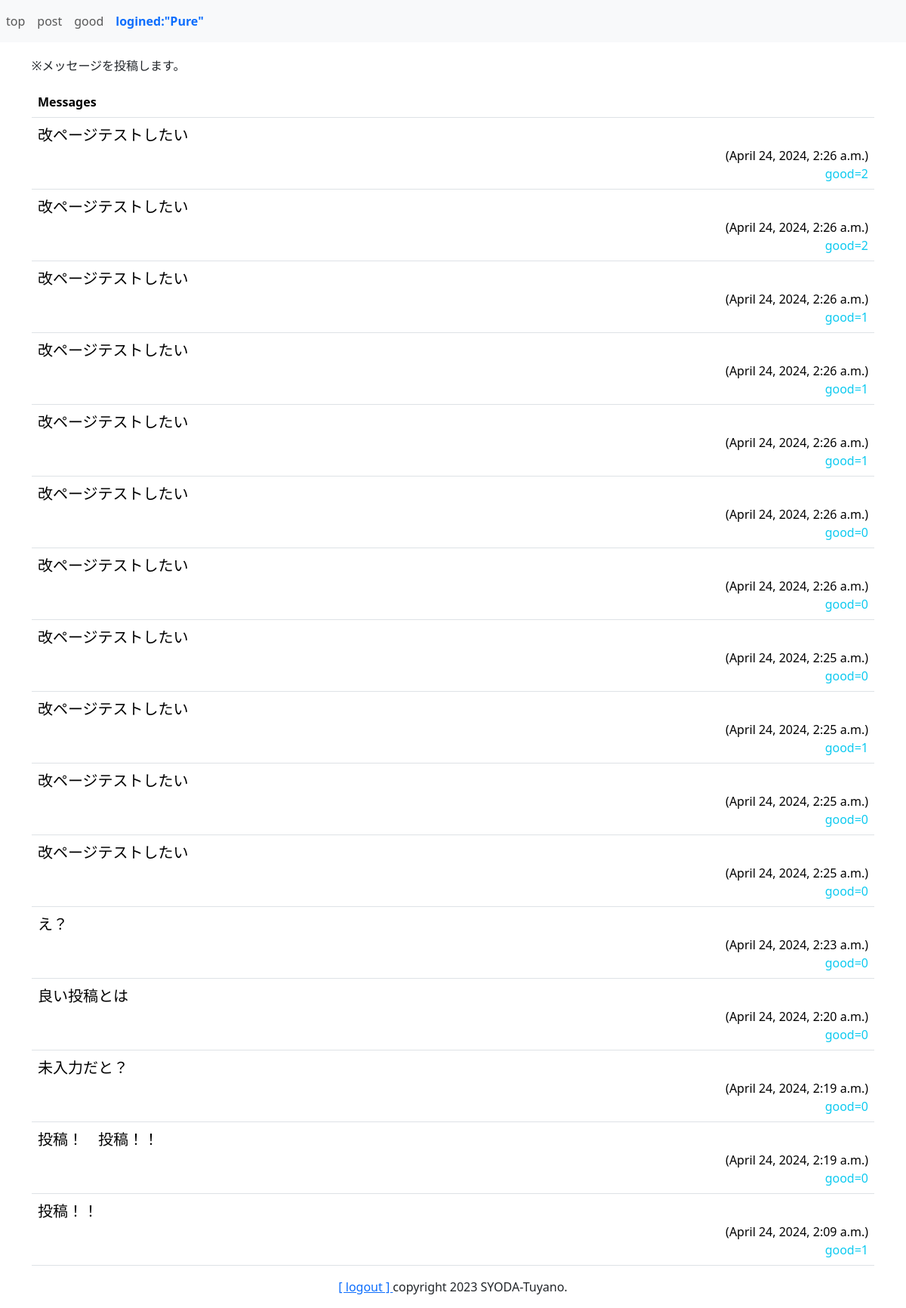
The page /sns/post (signed in) on the database its author committed.
### sns/models.py (models this page shows, shortened)
class Message(models.Model):
    owner = models.ForeignKey(User, on_delete=models.CASCADE, \
        related_name='message_owner' )
    content = models.TextField(max_length=1000)
    good_count = models.IntegerField(default=0)
    pub_date = models.DateTimeField(auto_now_add=True)
    class Meta:
        ordering = ('-pub_date',)

### sns/views.py (the view)
# urls.py: ,path('post',views.post,name='post')
@login_required(login_url='/admin/login/')
def post(request):
    if request.method == 'POST':
        content = request.POST['content']
        msg = Message()
        msg.owner = request.user
        msg.content = content
        msg.save()
        return redirect(to='/sns/')
    else:
        messages = Message.objects.filter(owner=request.user).all()
        params= {
            'login_user':request.user,
            'contents':messages,
        }
        return render(request,'sns/post.html',params)

### sns/templates/sns/post.html (shortened to what this page needs)
{% extends 'sns/layout.html' %}
{% block header %}
<h1 class="display-4 text-primary">Post</h1>
<p class="caption">※メッセージを投稿します。</p>
{% endblock %}
{% block content %}
<table class="table mt-3">
    <tr><th>Messages</th></tr>
{% for item in contents %}
    <tr><td>
        <p class="fs-5 my-0">{{item.content}}</p>
        <p class="text-end my-0">({{item.pub_date}})</p>
        <p class="text-end my-0 text-info">
            good={{item.good_count}}
        </p>
    </td></tr>
{% endfor %}
</table>
{% endblock %}

### sns/templates/sns/layout.html (shortened to what this page needs)
{% load static %}
<!doctype html>
<html lang="ja">
<head>
    <link href="https://cdn.jsdelivr.net/npm/bootstrap/dist/css/bootstrap.css"
    rel="stylesheet">
</head>
<body>
    <nav class="navbar fixed-top navbar-expand navbar-light bg-light">
    <ul style="width:100%" class="navbar-nav mr-auto">
        <li class="nav-item">
            <a class="nav-link" href="{% url 'index' %}">top</a>
        </li>
        <li class="nav-item">
            <a class="nav-link" href="{% url 'post' %}">post</a>
        </li>
        <li class="nav-item">
            <a class="nav-link" href="{% url 'goods' %}">good</a>
        </li>
        <li class="nav-item nav-link fw-bold text-primary">
            logined:"{{login_user}}"</li>
    </ul>
    </nav>
    <div class="container">
        <div>
            {% block header %}
            {% endblock %}
        </div>
        <div class="content">
            {% block content %}
            {% endblock %}
        </div>
        <div class="my-3 text-center">
            <span class="font-weight-bold">
                <a href="/admin/logout">
                    [ logout ]
                </a>
            </span>
            <span class="float-right">copyright 2023
                SYODA-Tuyano.
            </span>
        </div>
    </div>
</body>
</html>

### rows shown on the page
Message: content "改ページテストしたい", pub_date "April 24, 2024, 2:26 a.m.", good_count "2"
Message: content "改ページテストしたい", pub_date "April 24, 2024, 2:26 a.m.", good_count "2"
Message: content "改ページテストしたい", pub_date "April 24, 2024, 2:26 a.m.", good_count "1"
Message: content "改ページテストしたい", pub_date "April 24, 2024, 2:26 a.m.", good_count "1"
Message: content "改ページテストしたい", pub_date "April 24, 2024, 2:26 a.m.", good_count "1"
Message: content "改ページテストしたい", pub_date "April 24, 2024, 2:26 a.m.", good_count "0"
Message: content "改ページテストしたい", pub_date "April 24, 2024, 2:26 a.m.", good_count "0"
Message: content "改ページテストしたい", pub_date "April 24, 2024, 2:25 a.m.", good_count "0"
Message: content "改ページテストしたい", pub_date "April 24, 2024, 2:25 a.m.", good_count "1"
Message: content "改ページテストしたい", pub_date "April 24, 2024, 2:25 a.m.", good_count "0"
Message: content "改ページテストしたい", pub_date "April 24, 2024, 2:25 a.m.", good_count "0"
Message: content "え？", pub_date "April 24, 2024, 2:23 a.m.", good_count "0"
Message: content "良い投稿とは", pub_date "April 24, 2024, 2:20 a.m.", good_count "0"
Message: content "未入力だと？", pub_date "April 24, 2024, 2:19 a.m.", good_count "0"
Message: content "投稿！ 投稿！！", pub_date "April 24, 2024, 2:19 a.m.", good_count "0"
Message: content "投稿！！", pub_date "April 24, 2024, 2:09 a.m.", good_count "1"

### other values the page prints
{{ login_user }} "Pure"
